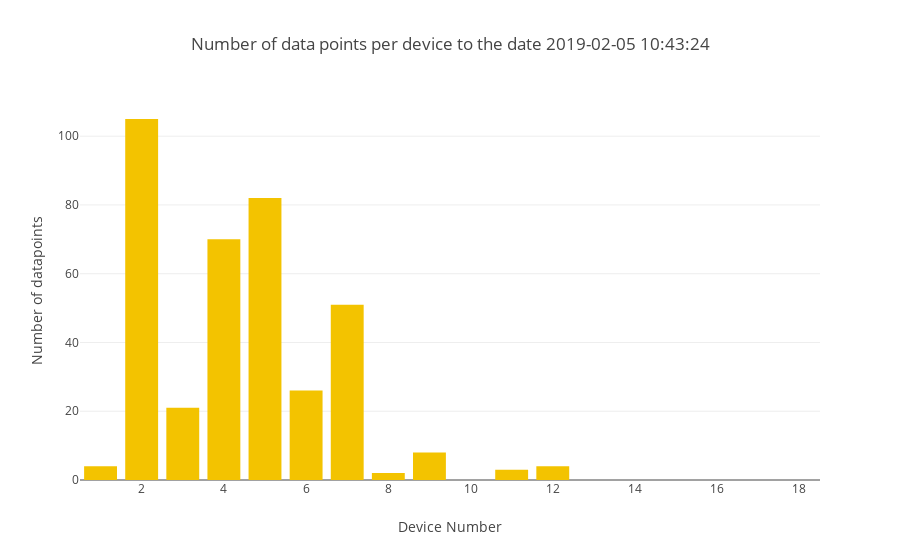

The code cell stored with this chart in its notebook:
### Code cell
simple_bar_plot(xvalues=device_numbers,
                yvalues=download_counts,
                name="ping datapoints",
                title="Number of data points per device "+ title_tail,
                ytitle="Number of datapoints")

### Figure 1 — Plotly figure (JSON) as saved in the notebook; plotly's stock layout.template omitted (floating-point values rounded to 4 significant figures)
{"data": [{"marker": {"color": "#F3C300"}, "name": "ping datapoints", "type": "bar", "x": [1, 2, 3, 4, 5, 6, 7, 8, 9, 10, 11, 12, 14, 15, 16, 17, 18], "y": [4, 105, 21, 70, 82, 26, 51, 2, 8, 0, 3, 4, 0, 0, 0, 0, 0]}], "layout": {"barmode": "stack", "title": "Number of data points per device to the date 2019-02-05 10:43:24", "xaxis": {"title": "Device Number"}, "yaxis": {"title": "Number of datapoints"}}}
